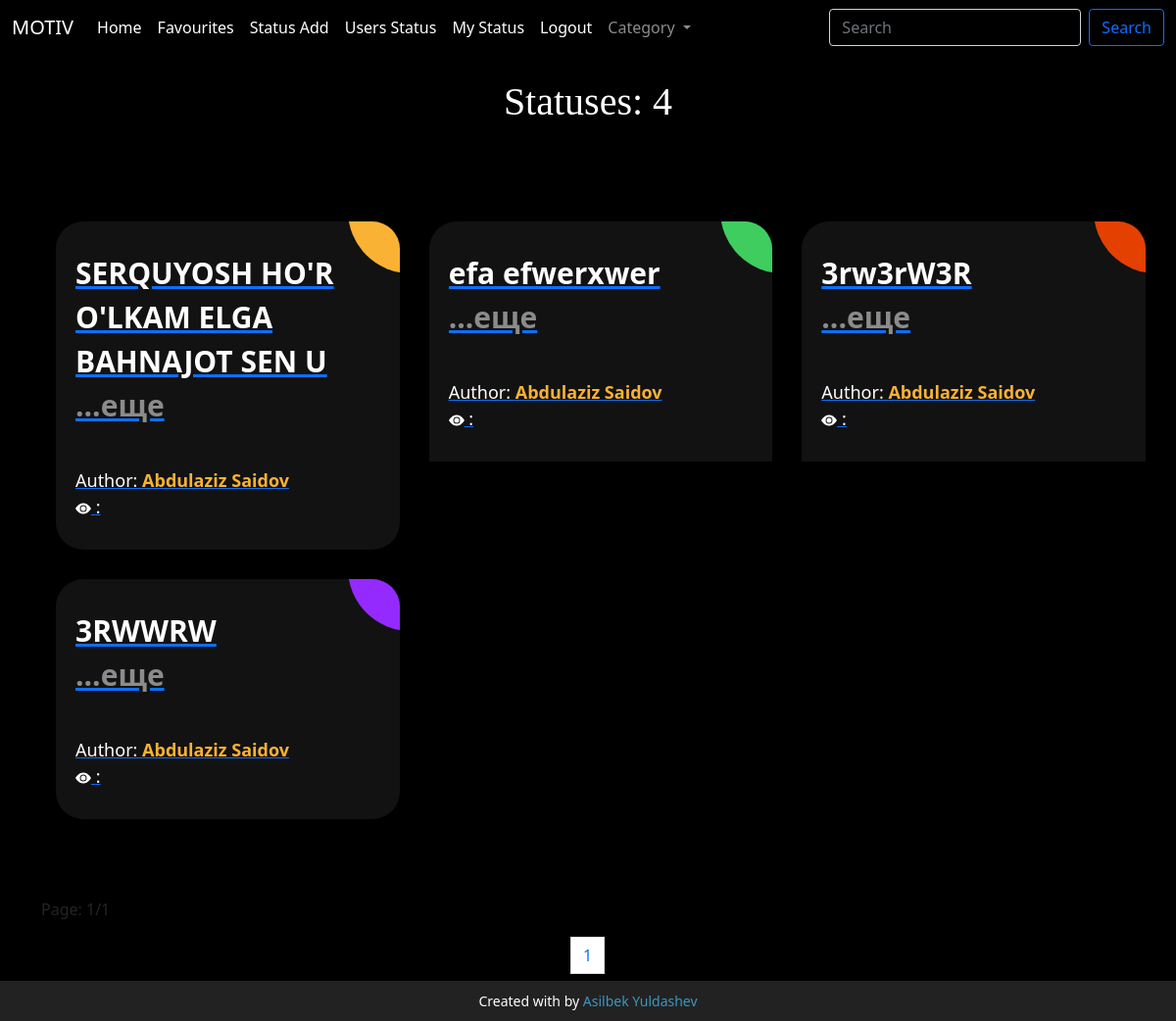
Page /accounts/profile/ (signed in) on the earlier database version.
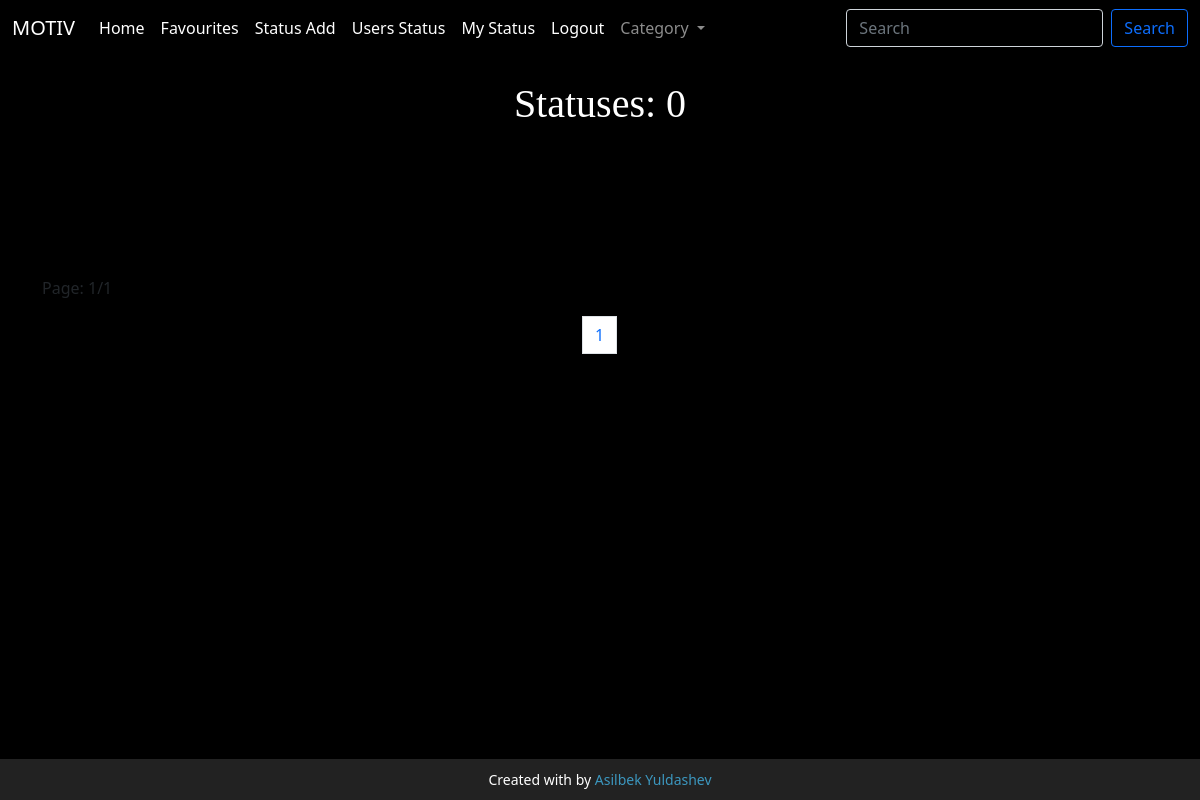
Same page on the later database version.
### main/models.py (models this page shows, shortened)
class Status(models.Model):
    category = models.ForeignKey(Category, on_delete=models.CASCADE)
    text = models.TextField()
    author = models.ForeignKey(Authors, on_delete=models.CASCADE)
    favourites = models.ManyToManyField(User, related_name='favourite', default=None, blank=True)

class Authors(models.Model):
    full_name = models.CharField(max_length=250)
    bio = models.TextField()
    img = models.ImageField(upload_to='images/')
    def __str__(self):
        return self.full_name

### main/views.py (the view)
# urls.py: path('accounts/profile/',index,name="index"),
@login_required(login_url='/acc/login')
def index(request):
    category = Category.objects.all()
    status = Status.objects.all()
    status_count = Status.objects.all().count()
    page = Paginator(status, 9)
    page_list = request.GET.get('page')
    page = page.get_page(page_list)
    ctx = {
        'status':status,
        'page':page,
        'category':category,
        "status_count":status_count
    }
    return render(request,"index.html",ctx)

### template/index.html (shortened to what the changed rows need)
{% load static %}
{% load hitcount_tags %}
<!doctype html>
<html lang="en">
<head>
    <link href="https://cdn.jsdelivr.net/npm/bootstrap@5.1.0/dist/css/bootstrap.min.css" rel="stylesheet">
    <link rel="stylesheet" href="{% static 'salom.css' %}">
</head>
<body>
<nav style="background: black" class="navbar navbar-expand-lg navbar-dark    bg-black">
  <div class="container-fluid">
  </div>
</nav>
<h1 class="text-center text-white mt-4" style="font-family: cursive">Statuses: {{ status_count }}</h1>
	<link rel="stylesheet" href="https://use.fontawesome.com/releases/v5.7.0/css/all.css">
<div class="container mt-5">
{% if search %}
     <div class="ag-format-container">
  <div class="ag-courses_box mt-5">
      {% for i in status %}
      <div class="ag-courses_item">
      <a href="{% url 'status' i.id %}" class="ag-courses-item_link">
        <div class="ag-courses-item_bg"></div>
        <div class="ag-courses-item_title">
            <span>{{ i.text|slice:30 }}<p style="color: #8b8b8b">...еще</p></span>
        </div>
        <div class="ag-courses-item_date-box">
          Author:
          <span class="ag-courses-item_date">
              {{ i.author }} </span>
            <br> <svg xmlns="http://www.w3.org/2000/svg" width="16" height="16" fill="currentColor" class="bi bi-eye-fill" viewBox="0 0 16 16">
  <path d="M10.5 8a2.5 2.5 0 1 1-5 0 2.5 2.5 0 0 1 5 0"/>
  <path d="M0 8s3-5.5 8-5.5S16 8 16 8s-3 5.5-8 5.5S0 8 0 8m8 3.5a3.5 3.5 0 1 0 0-7 3.5 3.5 0 0 0 0 7"/>
</svg> : {% get_hit_count for i %}
        </div>
      </a>
    </div>
      {% endfor %}
    {% else %}
  <div class="ag-format-container">
  <div class="ag-courses_box">
      {% for i in page.object_list %}
      <div class="ag-courses_item">
      <a href="{% url 'status' i.id %}" class="ag-courses-item_link">
        <div class="ag-courses-item_bg"></div>
        <div id="textbox" class="ag-courses-item_title">
            <span>{{ i.text|slice:41 }}<p style="color: #8b8b8b">...еще</p></span>
        </div>
        <div class="ag-courses-item_date-box">
          Author:
          <span class="ag-courses-item_date">
              {{ i.author }} </span>
            <br><svg xmlns="http://www.w3.org/2000/svg" width="16" height="16" fill="currentColor" class="bi bi-eye-fill" viewBox="0 0 16 16">
  <path d="M10.5 8a2.5 2.5 0 1 1-5 0 2.5 2.5 0 0 1 5 0"/>
  <path d="M0 8s3-5.5 8-5.5S16 8 16 8s-3 5.5-8 5.5S0 8 0 8m8 3.5a3.5 3.5 0 1 0 0-7 3.5 3.5 0 0 0 0 7"/>
</svg> : {% get_hit_count for i %}
        </div>
      </a>
    </div>
      {% endfor %}
  </div>
</div>
 {% endif %}
<p>Page: {{ page.number }}/{{ page.paginator.num_pages }}</p>
    <nav aria-label="Page navigation example">
  <ul class="pagination justify-content-center">
  {% for num_page in page.paginator.page_range %}
      {% if page.number == num_page %}
    <li class="page-item"><a class="page-link" href="#">{{ num_page }}</a></li>
{% endif %}<br/>{% endfor %}
  </ul>
</nav>
</div>
         <div class="mt-5" style="display: flex; flex-direction: column; justify-content: center; align-items: center">
    <div>
    </div>
</div>
</body>
</html>

Differences in the rows shown:
removed Status: text "SERQUYOSH HO'R O'LKAM ELGA BAHNAJOT SEN U", author "Abdulaziz Saidov"
removed Status: text "efa efwerxwer", author "Abdulaziz Saidov"
removed Status: text "3rw3rW3R", author "Abdulaziz Saidov"
removed Status: text "3RWWRW", author "Abdulaziz Saidov"
Other differences:
{{ status_count }}: "4" → "0"
